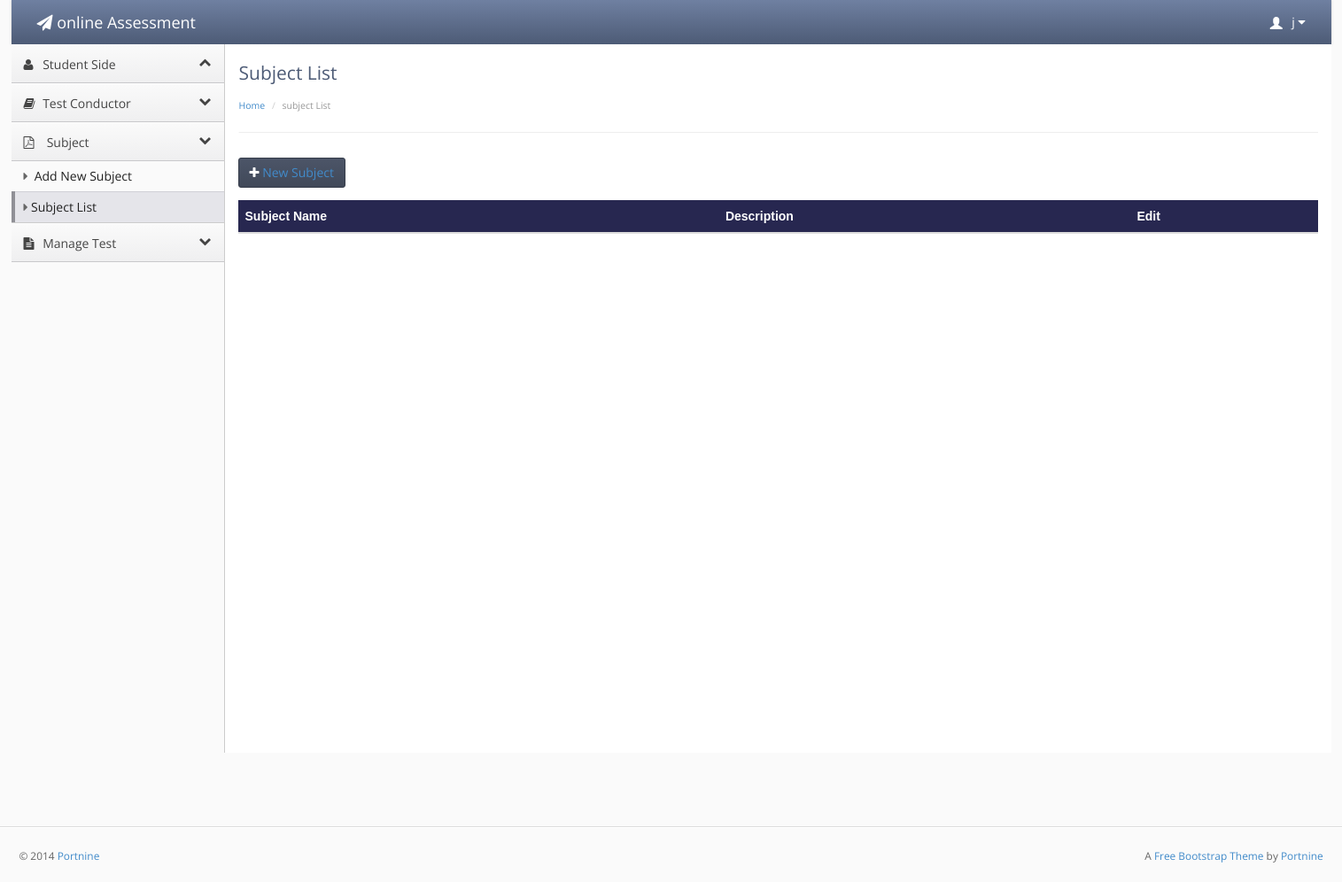
The page /oast/subject_list.php (signed in) on the database as committed earlier.
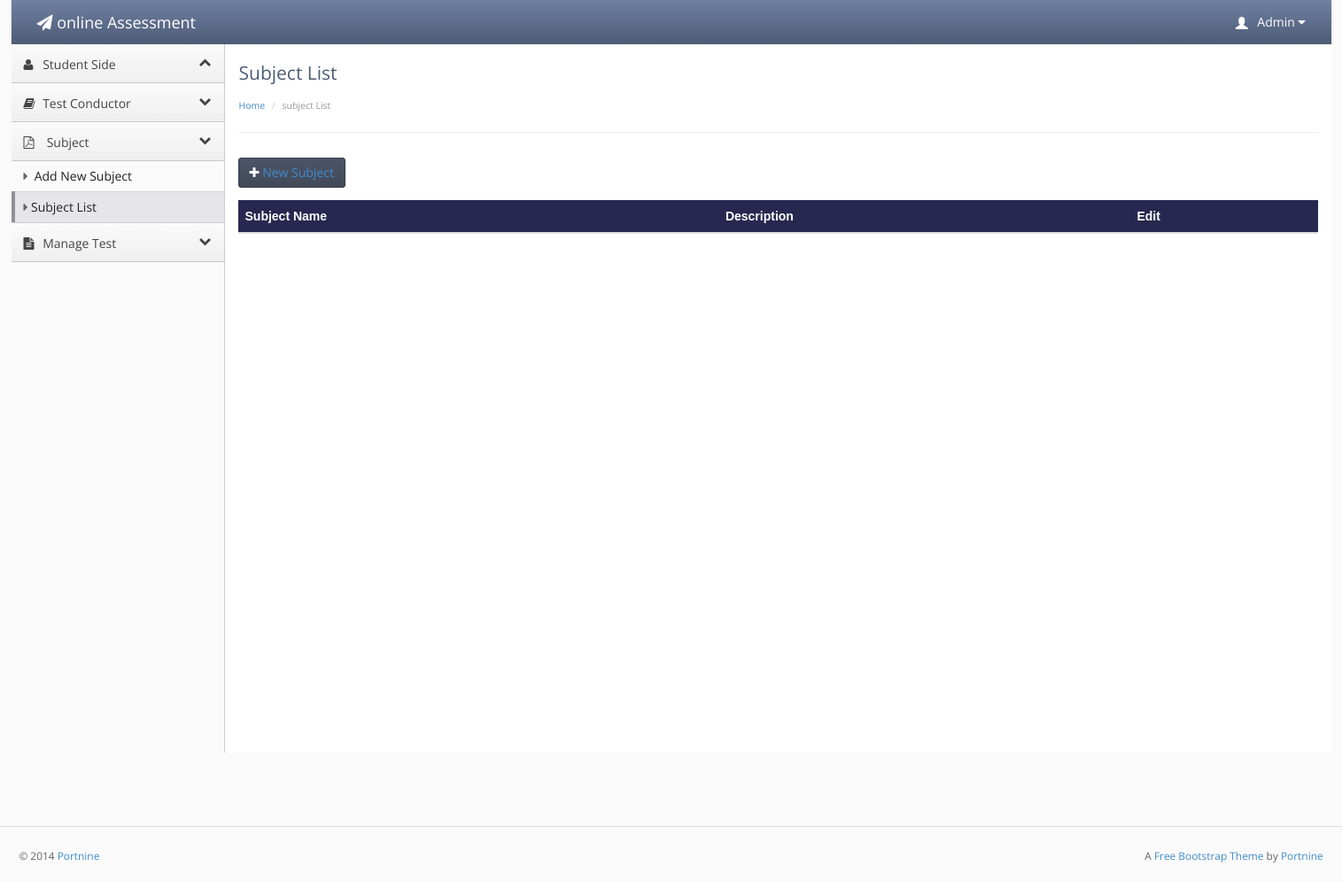
The same page on the database as committed later.
### tables this page shows
CREATE TABLE IF NOT EXISTS `teacher_conductor` (
`teacher_id` int(20) NOT NULL,
  `user` varchar(20) NOT NULL,
  `f_name` varchar(20) NOT NULL,
  `l_name` varchar(30) NOT NULL,
  `password` varchar(20) NOT NULL,
  `email` varchar(40) NOT NULL,
  `contact` int(17) NOT NULL,
  `address` varchar(40) NOT NULL,
  `city` varchar(20) NOT NULL,
  `code` int(10) NOT NULL,
  `subject_id` int(20) unsigned DEFAULT NULL,
  `account` enum('Admin','teacher') NOT NULL DEFAULT 'teacher'
);

### oast/subject_list.php (the view, shortened to what this page needs)
<?php
if(!isset($_SESSION['username']))
{
header('location:main_user.php');
}
else {
?>
<!doctype html>
<html lang="en"><head>
    <link rel="stylesheet" type="text/css" href="lib/bootstrap/css/bootstrap.css">
    <link rel="stylesheet" href="lib/font-awesome/css/font-awesome.css">
    <link rel="stylesheet" type="text/css" href="stylesheets/theme.css">
    <link rel="stylesheet" type="text/css" href="stylesheets/premium.css">
</head>
<body class=" theme-blue">
<div style="width:100%; height:auto;">
<div style="width:1490px; margin-left:auto; margin-right:auto; ">
    <div class="navbar navbar-default" role="navigation">
        <div class="navbar-header">
          <a class="" href="index.html"><span class="navbar-brand"><span class="fa fa-paper-plane"></span> online Assessment</span></a></div>
           <?php
  if(isset($_SESSION['username']))
  {
  $id =$_SESSION['username'];
 $result = mysql_query("select * from teacher_conductor
WHERE teacher_conductor.user = '$id'");
while($row = mysql_fetch_array($result))
{
?>
        <div class="navbar-collapse collapse" style="height: 1px;">
          <ul id="main-menu" class="nav navbar-nav navbar-right">
            <li class="dropdown hidden-xs">
                <a href="#" class="dropdown-toggle" data-toggle="dropdown">
                    <span class="glyphicon glyphicon-user padding-right-small" style="position:relative;top: 3px;"></span>
                     <?php echo $row['f_name'];?>
                    <i class="fa fa-caret-down"></i>
                </a>
            </li>
          </ul>
        </div>
      </div>
    </div>
    </div></div>
<?php }}?>
<div style="width:100%; height:auto;">
<div style="width:1490px; margin-left:auto; margin-right:auto; ">
   <div class="sidebar-nav">
    <ul>
    <li><a href="#" data-target=".dashboard-menu" class="nav-header" data-toggle="collapse"><i class="fa fa-fw fa-user"></i> Student Side<i class="fa fa-collapse"></i></a></li>
    <li data-popover="true"rel="popover" data-placement="right"><a href="#" data-target=".premium-menu" class="nav-header collapsed" data-toggle="collapse"><i class="fa fa-fw fa-book"></i> Test Conductor<i class="fa fa-collapse"></i></a></li>
        <li><a href="#" data-target=".accounts-menu" class="nav-header collapsed" data-toggle="collapse"><i class="fa fa-file-pdf-o "></i> Subject   <i class="fa fa-collapse"></i></a></li>
        <li><ul class="accounts-menu nav nav-list collapse in">
            <li ><a href="add_subject.php"><span class="fa fa-caret-right"></span> Add New Subject</a></li>
            <li class="active" ><a href="subject_list.php"><span class="fa fa-caret-right"></span>Subject List</a></li>
    </ul></li>
        <li><a href="#" data-target=".legal-menu" class="nav-header collapsed" data-toggle="collapse"><i class="fa fa-fw fa-file-text"></i> Manage Test<i class="fa fa-collapse"></i></a></li>
            </ul>
    </div>
    <div class="content">
        <div class="header">
            <h1 class="page-title">Subject List</h1>
                    <ul class="breadcrumb">
            <li><a href="index.html">Home</a> </li>
            <li class="active">subject List</li>
        </ul>
        </div>
        <div class="main-content">
<div class="btn-toolbar list-toolbar">
    <button class="btn btn-primary"><i class="fa fa-plus"></i><a href="add_subject.php"> New Subject</a></button>
</div>
<table class="table">
  <thead >
    <tr style="background-color:#272750; color:#FFFFFF;">
       <th>Subject Name</th>
      <th>Description</th>
       <th>Edit</th>
    </tr>
  </thead>
</table>
</div></div>
            <footer>
                <hr>
                <p class="pull-right">A <a href="http://www.portnine.com/bootstrap-themes" target="_blank">Free Bootstrap Theme</a> by <a href="http://www.portnine.com" target="_blank">Portnine</a></p>
                <p>© 2014 <a href="http://www.portnine.com" target="_blank">Portnine</a></p>
            </footer>
        </div>
    </div>
</body></html>
<?php } ?>

Rows that differ between the two databases and show on the page:
changed teacher_conductor: f_name "j" → "Admin"
